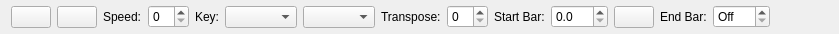
<?xml version="1.0" encoding="UTF-8"?>
<ui version="4.0">
 <class>GuiTopBar</class>
 <widget class="QWidget" name="GuiTopBar">
  <property name="geometry">
   <rect>
    <x>0</x>
    <y>0</y>
    <width>839</width>
    <height>34</height>
   </rect>
  </property>
  <property name="sizePolicy">
   <sizepolicy hsizetype="Minimum" vsizetype="Fixed">
    <horstretch>0</horstretch>
    <verstretch>0</verstretch>
   </sizepolicy>
  </property>
  <property name="minimumSize">
   <size>
    <width>0</width>
    <height>34</height>
   </size>
  </property>
  <property name="maximumSize">
   <size>
    <width>524287</width>
    <height>524287</height>
   </size>
  </property>
  <property name="windowTitle">
   <string>Form</string>
  </property>
  <layout class="QHBoxLayout">
   <property name="sizeConstraint">
    <enum>QLayout::SetMaximumSize</enum>
   </property>
   <property name="topMargin">
    <number>0</number>
   </property>
   <property name="bottomMargin">
    <number>0</number>
   </property>
   <item>
    <layout class="QHBoxLayout">
     <property name="spacing">
      <number>6</number>
     </property>
     <property name="sizeConstraint">
      <enum>QLayout::SetFixedSize</enum>
     </property>
     <item>
      <widget class="QPushButton" name="playFromStartButton">
       <property name="toolTip">
        <string>Start playing music from the start</string>
       </property>
       <property name="text">
        <string/>
       </property>
       <property name="icon">
        <iconset resource="application.qrc">
         <normaloff>:/images/play-from-start.png</normaloff>:/images/play-from-start.png</iconset>
       </property>
       <property name="iconSize">
        <size>
         <width>24</width>
         <height>24</height>
        </size>
       </property>
       <property name="checkable">
        <bool>false</bool>
       </property>
      </widget>
     </item>
     <item>
      <widget class="QPushButton" name="playButton">
       <property name="toolTip">
        <string>Start and stop playing music</string>
       </property>
       <property name="text">
        <string/>
       </property>
       <property name="icon">
        <iconset resource="application.qrc">
         <normaloff>:/images/play.png</normaloff>:/images/play.png</iconset>
       </property>
       <property name="iconSize">
        <size>
         <width>24</width>
         <height>24</height>
        </size>
       </property>
       <property name="checkable">
        <bool>false</bool>
       </property>
      </widget>
     </item>
     <item>
      <widget class="QLabel" name="label_2">
       <property name="text">
        <string>Speed:</string>
       </property>
      </widget>
     </item>
     <item>
      <widget class="QSpinBox" name="speedSpin"/>
     </item>
     <item>
      <widget class="QLabel" name="label_5">
       <property name="text">
        <string>Key:</string>
       </property>
      </widget>
     </item>
     <item>
      <widget class="QComboBox" name="keyCombo"/>
     </item>
     <item>
      <widget class="QComboBox" name="majorCombo"/>
     </item>
     <item>
      <widget class="QLabel" name="label">
       <property name="text">
        <string>Transpose:</string>
       </property>
      </widget>
     </item>
     <item>
      <widget class="QSpinBox" name="transposeSpin"/>
     </item>
     <item>
      <widget class="QLabel" name="label_3">
       <property name="text">
        <string>Start Bar:</string>
       </property>
      </widget>
     </item>
     <item>
      <widget class="QDoubleSpinBox" name="startBarSpin">
       <property name="decimals">
        <number>1</number>
       </property>
       <property name="maximum">
        <double>999.899999999999977</double>
       </property>
      </widget>
     </item>
     <item>
      <widget class="QPushButton" name="saveBarButton">
       <property name="toolTip">
        <string>Save this Bar Number</string>
       </property>
       <property name="text">
        <string/>
       </property>
       <property name="icon">
        <iconset resource="application.qrc">
         <normaloff>:/images/flag.png</normaloff>:/images/flag.png</iconset>
       </property>
       <property name="iconSize">
        <size>
         <width>24</width>
         <height>24</height>
        </size>
       </property>
      </widget>
     </item>
     <item>
      <widget class="QLabel" name="endBarLabel">
       <property name="text">
        <string>End Bar:</string>
       </property>
      </widget>
     </item>
     <item>
      <widget class="QDoubleSpinBox" name="endBarSpin">
       <property name="toolTip">
        <string>Stop before this bar; Off plays to the end of the song</string>
       </property>
       <property name="specialValueText">
        <string>Off</string>
       </property>
       <property name="decimals">
        <number>1</number>
       </property>
       <property name="maximum">
        <double>999.899999999999977</double>
       </property>
      </widget>
     </item>
     <item>
      <spacer>
       <property name="orientation">
        <enum>Qt::Horizontal</enum>
       </property>
       <property name="sizeHint" stdset="0">
        <size>
         <width>0</width>
         <height>30</height>
        </size>
       </property>
      </spacer>
     </item>
    </layout>
   </item>
  </layout>
 </widget>
 <resources>
  <include location="application.qrc"/>
 </resources>
 <connections/>
</ui>
